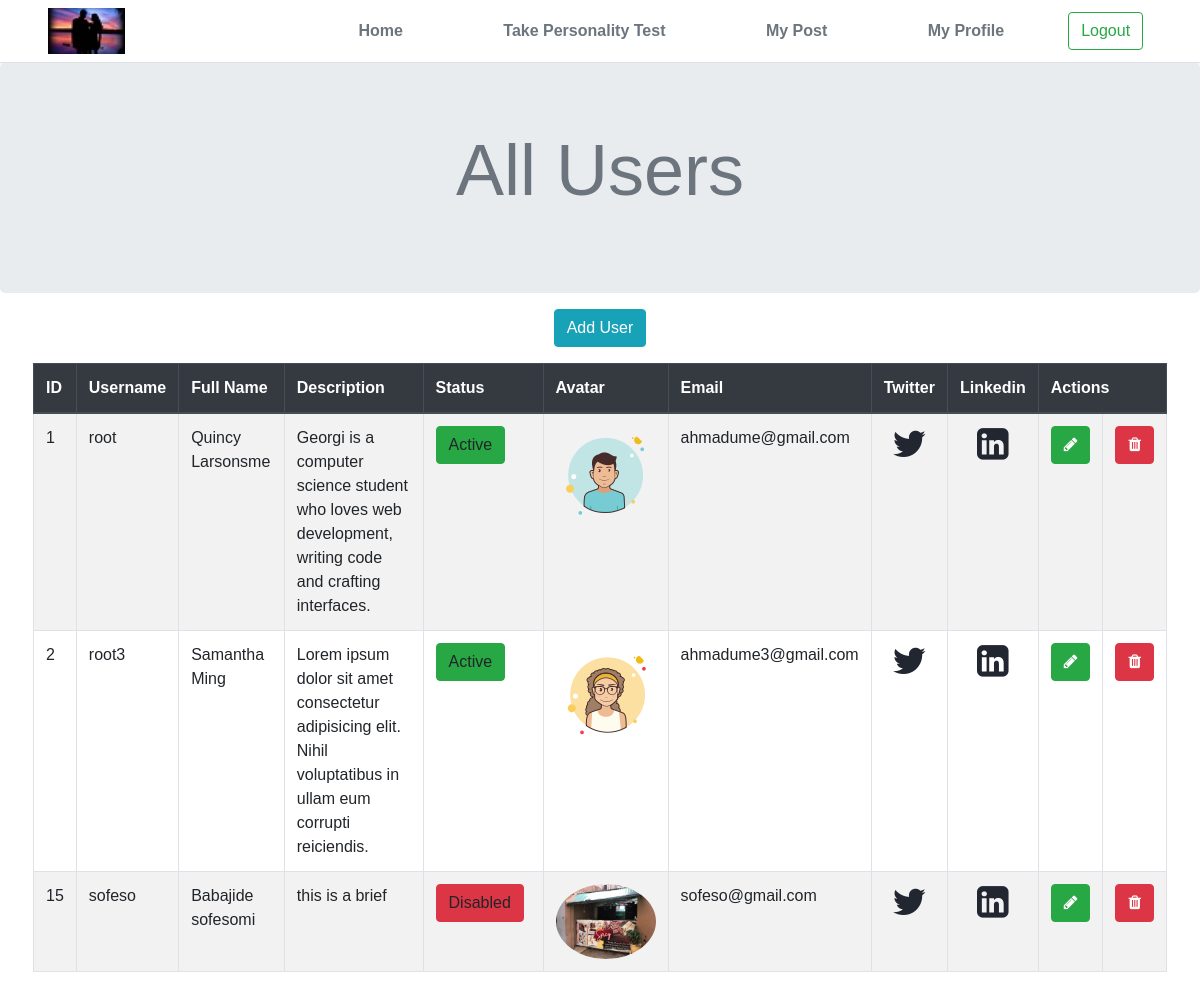
The app's page /users.php (signed in) with its own data.
### tables this page shows
CREATE TABLE `author` (
  `author_id` int(11) NOT NULL,
  `author_fullname` varchar(100) NOT NULL,
  `author_desc` varchar(255) NOT NULL DEFAULT 'Lorem ipsum dolor sit amet consectetur adipisicing elit. Nihil voluptatibus in ullam eum corrupti reiciendis.',
  `author_email` varchar(100) NOT NULL,
  `author_twitter` varchar(100) NOT NULL DEFAULT 'loujaybee',
  `author_github` varchar(100) NOT NULL DEFAULT 'loujaybee',
  `author_link` varchar(100) NOT NULL DEFAULT 'loujaybee',
  `author_avatar` varchar(255) NOT NULL,
  `user_id` int(11) DEFAULT NULL
);

CREATE TABLE `users` (
  `userid` int(7) NOT NULL,
  `username` varchar(30) NOT NULL,
  `password` text NOT NULL,
  `email` text NOT NULL,
  `location` text,
  `created_time` timestamp NOT NULL DEFAULT CURRENT_TIMESTAMP ON UPDATE CURRENT_TIMESTAMP,
  `status` varchar(10) DEFAULT 'enabled',
  `role` varchar(20) DEFAULT 'user',
  `code` varchar(10) DEFAULT NULL,
  `profile_newsfeed` text
);

### users.php (the view, shortened to what this page needs)
<?php include "assest/head.php"; ?>
<?php
$id = $_SESSION['id'];
$stmt = $conn->prepare("SELECT * FROM author,users WHERE users.userid = author.user_id AND userid !='$id'");
$stmt->execute();
$authors = $stmt->fetchAll();
?>
<link type="text/css" rel="stylesheet" href="css/style.css" />
</head>
<body>
    <?php include "assest/header.php" ?>
    <main role="main" class="main">
        <div class="jumbotron text-center mb-0">
            <h1 class="display-3 font-weight-normal text-muted">All Users</h1>
        </div>
        <div class="bg-white py-3 px-5">
            <div class="row">
                <div class="col-lg-12 text-center mb-3">
                    <a class="btn btn-info" href="add_user.php">Add User</a>
                </div>
            </div>
            <div class="row">
                <table class='table table-striped table-bordered'>
                    <thead class='thead-dark'>
                        <tr>
                            <th scope='col'>ID</th>
                            <th scope='col'>Username</th>
                            <th scope='col'>Full Name</th>
                            <th scope='col'>Description</th>
                            <th scope='col'>Status</th>
                            <th scope='col'>Avatar</th>
                            <th scope='col'>Email</th>
                            <th scope='col'>Twitter</th>
                            <th scope='col'>Linkedin</th>
                            <th scope='col' colspan="2">Actions</th>
                        </tr>
                    </thead>
                    <tbody>
                        <?php
                        foreach ($authors as $author) :
                            echo "<tr>";
                            ?>
                            <td><?= $author['author_id'] ?></td>
                            <td><?= $author['username'] ?></td>
                            <td><?= $author['author_fullname'] ?></td>
                            <td><?= $author['author_desc'] ?></td>
                            <?php if ($author['status'] == 'enabled' ){ ?>
									<td width="120"><a class="btn btn-success"><i class="icon-check"></i> Active</a></td>
									<?php }else{ ?>
									<td width="120"><a class="btn btn-danger"><i class="icon-remove"></i> Disabled</a></td>
									<?php } ?>
                            <td>
                                <img src="img/avatar/<?= $author['author_avatar'] ?>" style="width: 100px; height: auto;border-radius: 100%;">
                            </td>
                            <td><?= $author['author_email'] ?></td>
                            <td class="text-center">
                                <a href="https://twitter.com/<?= $author['author_twitter'] ?>" target="_blank">
                                    <i class="fa fa-twitter"></i>
                                </a>
                            </td>
                            <td class="text-center">
                                <a href="https://www.linkedin.com/in/<?= $author['author_link'] ?>" target="_blank">
                                    <i class="fa fa-linkedin-square"></i>
                                </a>
                            </td>
                            <td>
                                <a class="btn btn-success" href="update_user.php?id=<?= $author['userid'] ?>">
                                    <i class="fa fa-pencil " aria-hidden="true"></i>
                                </a>
                            </td>
                            <td>
                                <a class="btn btn-danger" href="assest/delete.php?type=users&id=<?= $author['userid'] ?>">
                                    <i class="fa fa-trash " aria-hidden="true"></i>
                                </a>
                            </td>
                        <?php
                            echo "</tr>";
                        endforeach;
                        ?>
                    </tbody>
                </table>
            </div>
        </div>
    </main>
</body>
</html>

### css/style.css (style rules this page uses)
html, body { height: 100%; }
body { font-family: "Nunito", sans-serif; font-size: 16px; font-weight: 300; color: #3d455c; margin: 0; padding: 0; overflow-x: hidden; background-color: #fff; }
h1, h2, h3, h4, h5, h6 { font-family: "Nunito Sans", sans-serif; font-weight: 700; color: #505050; margin: 0px 0px 15px; }
h1 { font-size: 34px; }
a { font-weight: 600; color: #212631; text-decoration: none; }
.main { flex: 1 0 auto; }

### users.php (style rules this page uses)
.fa-twitter, .fa-github, .fa-linkedin-square { font-size: 2.3rem; }

### records on screen
author: author_id "1", user.username "root", author_fullname "Quincy Larsonsme", author_desc "Georgi is a computer science student who loves web development, writing code and crafting interfaces.", shows "Active", author_avatar (picture), author_email "ahmadume@gmail.com"
author: author_id "2", user.username "root3", author_fullname "Samantha Ming", author_desc "Lorem ipsum dolor sit amet consectetur adipisicing elit. Nihil voluptatibus in ullam eum corrupti reiciendis.", shows "Active", author_avatar (picture), author_email "ahmadume3@gmail.com"
author: author_id "15", user.username "sofeso", author_fullname "Babajide sofesomi", author_desc "this is a brief", shows "Disabled", author_avatar (picture), author_email "sofeso@gmail.com"
